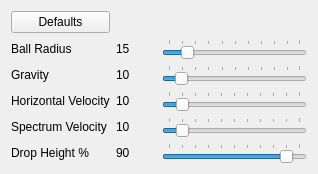
<?xml version="1.0" encoding="UTF-8"?>
<ui version="4.0">
 <class>BouncingBallEffect</class>
 <widget class="QWidget" name="BouncingBallEffect">
  <property name="geometry">
   <rect>
    <x>0</x>
    <y>0</y>
    <width>318</width>
    <height>170</height>
   </rect>
  </property>
  <property name="windowTitle">
   <string>Form</string>
  </property>
  <layout class="QGridLayout" name="gridLayout">
   <item row="4" column="1">
    <widget class="QLabel" name="spectrum_velocity_value_label">
     <property name="text">
      <string>10</string>
     </property>
    </widget>
   </item>
   <item row="3" column="1">
    <widget class="QLabel" name="horizontal_velocity_value_label">
     <property name="text">
      <string>10</string>
     </property>
    </widget>
   </item>
   <item row="5" column="0">
    <widget class="QLabel" name="drop_height_percent_label">
     <property name="text">
      <string>Drop Height %</string>
     </property>
    </widget>
   </item>
   <item row="5" column="1">
    <widget class="QLabel" name="drop_height_percent_value_label">
     <property name="text">
      <string>90</string>
     </property>
    </widget>
   </item>
   <item row="4" column="2">
    <widget class="QTooltipedSlider" name="spectrum_velocity_slider">
     <property name="minimum">
      <number>0</number>
     </property>
     <property name="maximum">
      <number>100</number>
     </property>
     <property name="value">
      <number>10</number>
     </property>
     <property name="orientation">
      <enum>Qt::Horizontal</enum>
     </property>
     <property name="tickPosition">
      <enum>QSlider::TicksAbove</enum>
     </property>
     <property name="tickInterval">
      <number>10</number>
     </property>
    </widget>
   </item>
   <item row="2" column="2">
    <widget class="QTooltipedSlider" name="gravity_slider">
     <property name="minimum">
      <number>1</number>
     </property>
     <property name="maximum">
      <number>100</number>
     </property>
     <property name="value">
      <number>10</number>
     </property>
     <property name="orientation">
      <enum>Qt::Horizontal</enum>
     </property>
     <property name="tickPosition">
      <enum>QSlider::TicksAbove</enum>
     </property>
     <property name="tickInterval">
      <number>10</number>
     </property>
    </widget>
   </item>
   <item row="4" column="0">
    <widget class="QLabel" name="spectrum_velocity_label">
     <property name="text">
      <string>Spectrum Velocity</string>
     </property>
    </widget>
   </item>
   <item row="0" column="0">
    <widget class="QPushButton" name="reset_defaults_button">
     <property name="text">
      <string>Defaults</string>
     </property>
    </widget>
   </item>
   <item row="5" column="2">
    <widget class="QTooltipedSlider" name="drop_height_percent_slider">
     <property name="minimum">
      <number>0</number>
     </property>
     <property name="maximum">
      <number>100</number>
     </property>
     <property name="value">
      <number>90</number>
     </property>
     <property name="orientation">
      <enum>Qt::Horizontal</enum>
     </property>
     <property name="tickPosition">
      <enum>QSlider::TicksAbove</enum>
     </property>
     <property name="tickInterval">
      <number>10</number>
     </property>
    </widget>
   </item>
   <item row="3" column="0">
    <widget class="QLabel" name="horizontal_velocity_label">
     <property name="text">
      <string>Horizontal Velocity</string>
     </property>
    </widget>
   </item>
   <item row="3" column="2">
    <widget class="QTooltipedSlider" name="horizontal_velocity_slider">
     <property name="toolTip">
      <string>How fast the ball moves side to side</string>
     </property>
     <property name="minimum">
      <number>0</number>
     </property>
     <property name="maximum">
      <number>100</number>
     </property>
     <property name="value">
      <number>10</number>
     </property>
     <property name="sliderPosition">
      <number>10</number>
     </property>
     <property name="orientation">
      <enum>Qt::Horizontal</enum>
     </property>
     <property name="invertedControls">
      <bool>false</bool>
     </property>
     <property name="tickPosition">
      <enum>QSlider::TicksAbove</enum>
     </property>
     <property name="tickInterval">
      <number>10</number>
     </property>
    </widget>
   </item>
   <item row="1" column="1">
    <widget class="QLabel" name="ball_radius_value_label">
     <property name="minimumSize">
      <size>
       <width>40</width>
       <height>0</height>
      </size>
     </property>
     <property name="text">
      <string>15</string>
     </property>
     <property name="textFormat">
      <enum>Qt::PlainText</enum>
     </property>
    </widget>
   </item>
   <item row="1" column="0">
    <widget class="QLabel" name="ball_radius_label">
     <property name="text">
      <string>Ball Radius</string>
     </property>
    </widget>
   </item>
   <item row="2" column="1">
    <widget class="QLabel" name="gravity_value_label">
     <property name="text">
      <string>10</string>
     </property>
     <property name="textFormat">
      <enum>Qt::PlainText</enum>
     </property>
    </widget>
   </item>
   <item row="2" column="0">
    <widget class="QLabel" name="gravity_label">
     <property name="text">
      <string>Gravity</string>
     </property>
    </widget>
   </item>
   <item row="1" column="2">
    <widget class="QTooltipedSlider" name="ball_radius_slider">
     <property name="minimum">
      <number>1</number>
     </property>
     <property name="maximum">
      <number>100</number>
     </property>
     <property name="value">
      <number>15</number>
     </property>
     <property name="orientation">
      <enum>Qt::Horizontal</enum>
     </property>
     <property name="tickPosition">
      <enum>QSlider::TicksAbove</enum>
     </property>
     <property name="tickInterval">
      <number>10</number>
     </property>
    </widget>
   </item>
  </layout>
 </widget>
 <customwidgets>
  <customwidget>
   <class>QTooltipedSlider</class>
   <extends>QSlider</extends>
   <header location="global">QTooltipedSlider.h</header>
  </customwidget>
 </customwidgets>
 <resources/>
 <connections/>
</ui>
